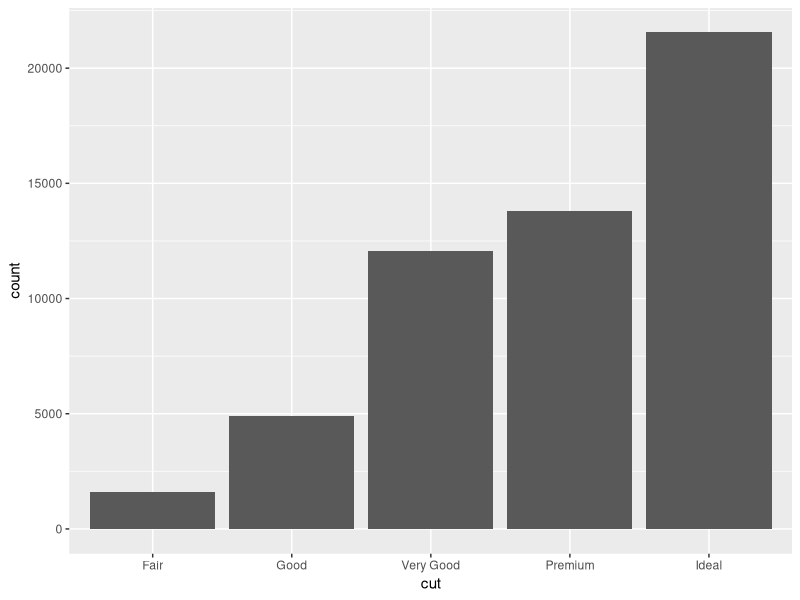
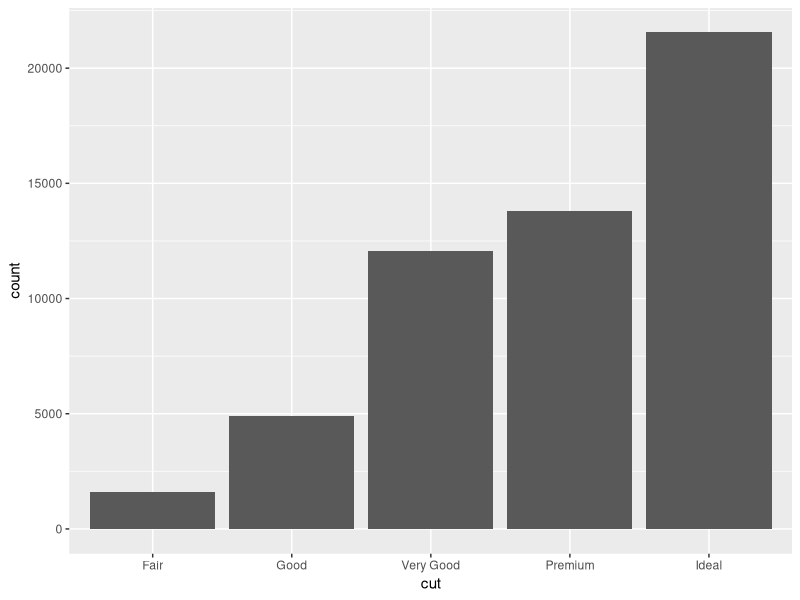
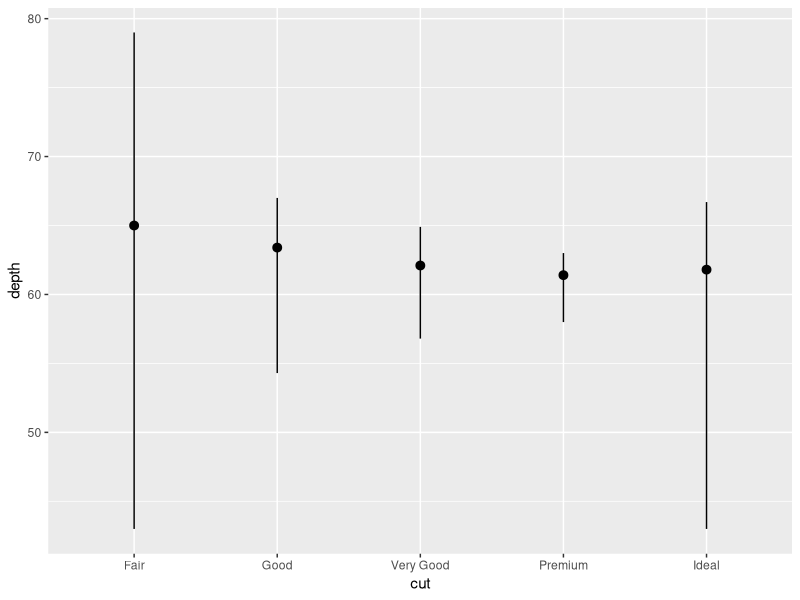
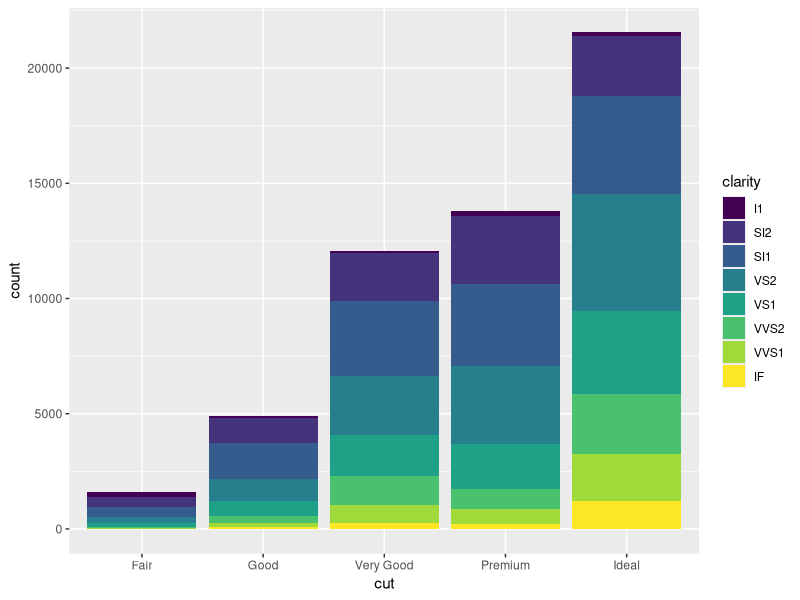
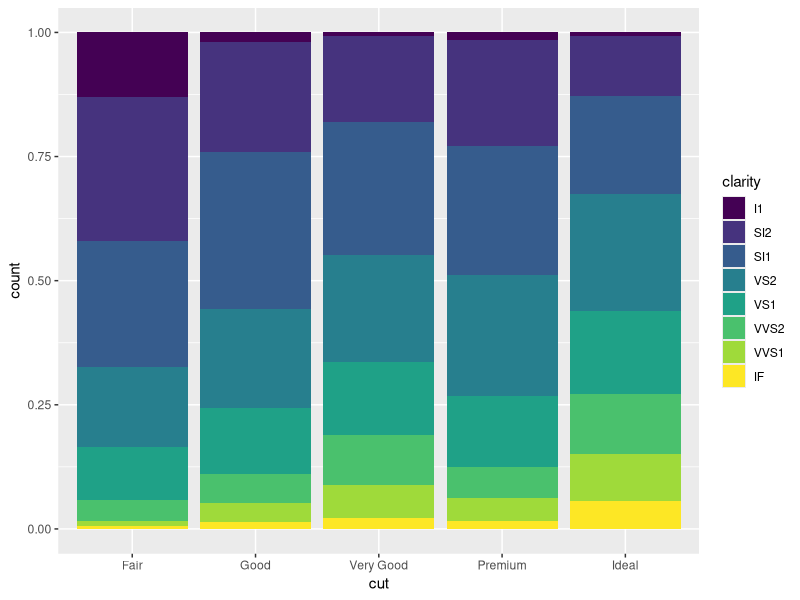
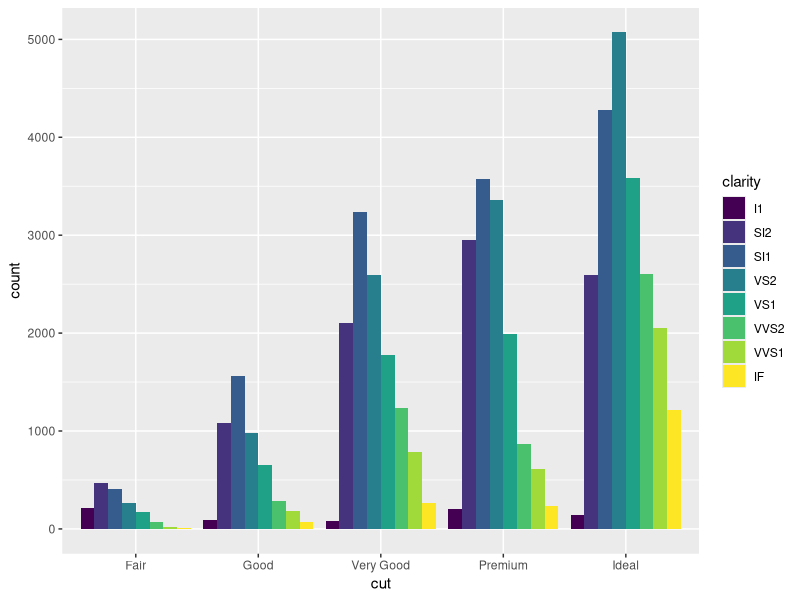
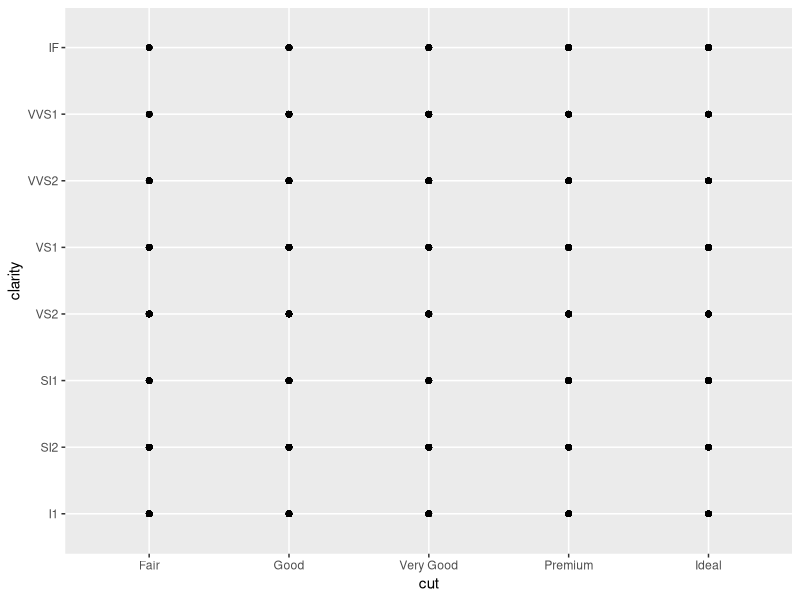
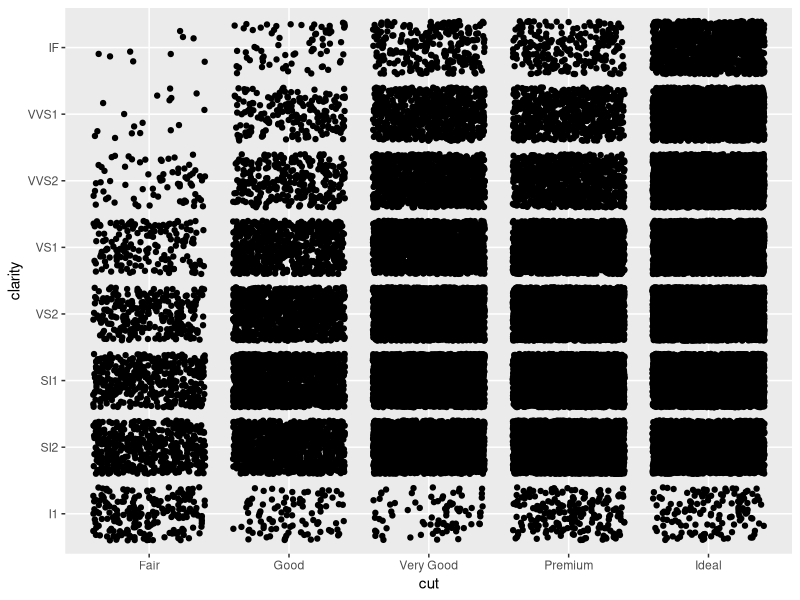

Source code (R) for these figures, in order:
# Exercise 2: advanced ggplot2 practice

# Install and load the `ggplot2` package
#install.packages('ggplot2')
library(ggplot2)

# For this exercise you will again be working with the `diamonds` data set.
# Use `?diamonds` to review details about this data set
?diamonds

## Statistical Transformations

# Draw a bar chart of the diamonds data, organized by cut
# Each bar's height is based on the "count" (number) of diamonds with that cut
ggplot(data = diamonds) +
  geom_bar(mapping = aes(x = cut))

# Use the `stat_count` to apply the statistical transformation "count" to the 
# diamonds by cut. You do not need a separate geometry layer!
ggplot(data = diamonds) +
  stat_count(mapping = aes(x = cut))

# Use the `stat_summary` function to draw a chart with a summary layer.
# Map the x-position to diamond `cut`, and the y-position to diamond `depth`
# Bonus: use `min` as the function ymin, `max` as the function ymax, and `median` 
# as the function y
ggplot(data = diamonds) +
  stat_summary(mapping = aes(x = cut, y = depth),
               fun.ymin = min, fun.ymax = max, fun.y = median)


## Position Adjustments

# Draw a bar chart of diamonds organized by cut, with each bar filled by clarity.
# You should see a _stacked_ bar chart.
ggplot(data = diamonds) +
  geom_bar(mapping = aes(x = cut, fill = clarity))

# Draw the same chart again, but with each element positioned to "fill" the y axis
ggplot(data = diamonds) +
  geom_bar(mapping = aes(x = cut, fill = clarity), position = "fill")

# Draw the same chart again, but with each element positioned to "dodge" each other
ggplot(data = diamonds) +
  geom_bar(mapping = aes(x = cut, fill = clarity), position = "dodge")

# Draw a plot with point geometry with the x-position mapped to `cut` and the 
# y-position mapped to `clarity`
# This creates a "grid" grouping the points
ggplot(data = diamonds) +
  geom_point(mapping = aes(x = cut, y = clarity))

# Use the "jitter" position adjustment to keep the points from all overlapping!
# (This works a little better with a sample of diamond data, such as from the 
# previous exercise).
ggplot(data = diamonds) +
  geom_point(mapping = aes(x = cut, y = clarity), position = "jitter")


## Scales

# Draw a "boxplot" (with `geom_boxplot`) for the diamond's price (y) by color (x)
ggplot(data = diamonds) +
  geom_boxplot(mapping = aes(x = color, y = price))

# This has a lot of outliers, making it harder to read. To fix this, draw the 
# same plot but with a _logarithmic_ scale for the y axis.
ggplot(data = diamonds) +
  geom_boxplot(mapping = aes(x = color, y = price)) +
  scale_y_log10()

# For another version, draw the same plot but with `violin` geometry instead of 
# `boxplot` geometry!
# How does the logarithmic scale change the data presentation?
ggplot(data = diamonds) +
  geom_violin(mapping = aes(x = color, y = price)) +
  scale_y_log10()

# Another interesting plot: draw a plot of the diamonds price (y) by carat (x), 
# using a heatmap of 2d bins (geom_bin2d)
# What happens when you make the x and y channels scale logarithmically?
ggplot(data = diamonds) +
  geom_bin2d(mapping = aes(x = carat, y = price)) +
  scale_x_log10() +
  scale_y_log10()

# Draw a scatter plot for the diamonds price (y) by carat (x). Color each point
# by the clarity (Remember, this will take a while. Use a sample of the diamonds 
# for faster results)
ggplot(data = diamonds) +
  geom_boxplot(mapping = aes(x = color, y = price, color = clarity))

# Change the color of the previous plot using a ColorBrewer scale of your choice. 
# What looks nice?
ggplot(data = diamonds) +
  geom_boxplot(mapping = aes(x = color, y = price, color = clarity)) +
  scale_color_brewer(palette = "Set1")


## Coordinate Systems

# Draw a bar chart with x-position and fill color BOTH mapped to cut
# For best results, SET the `width` of the geometry to be 1 (fill plot, no space
# between)
# TIP: You can save the plot to a variable for easier modifications
bar <- ggplot(data = diamonds) +
  geom_bar(mapping = aes(x = cut, fill = cut), width = 1)
bar

# Draw the same chart, but with the coordinate system flipped
bar + coord_flip()

# Draw the same chart, but in a polar coordinate system. It's a Coxcomb chart!
bar + coord_polar()


## Facets

# Take the scatter plot of price by carat data (colored by clarity) and add 
# _facets_ based on the diamond's `color`
ggplot(data = diamonds) +
  geom_point(mapping = aes(x = carat, y = price, color = clarity)) +
  scale_color_brewer(palette = "Spectral") +
  facet_wrap(~color)

## Saving Plots

# Use the `ggsave()` function to save the current (recent) plot to disk.
# Name the output file "my-plot.png".
# Make sure you've set the working directory!!
ggsave("my-plot.png")